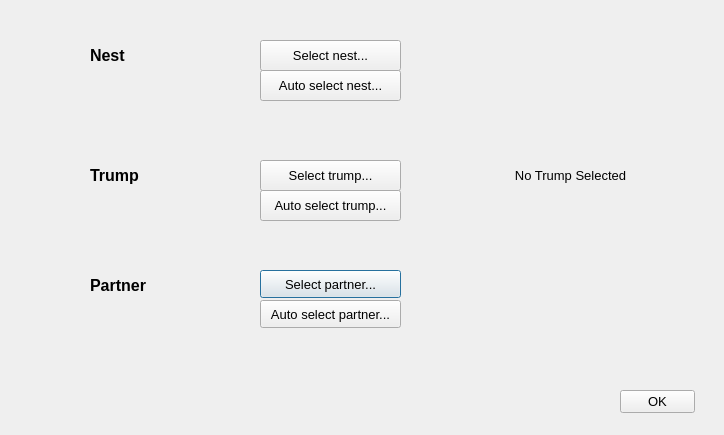
<?xml version="1.0" encoding="UTF-8"?>
<ui version="4.0">
    <class>MiddleDialog</class>
    <widget class="QDialog" name="MiddleDialog">
        <property name="geometry">
            <rect>
                <x>0</x>
                <y>0</y>
                <width>724</width>
                <height>435</height>
            </rect>
        </property>
        <property name="windowTitle">
            <string>Middle Dialog</string>
        </property>
        <widget class="ScaledQLabel" name="trumpCategoryLabel">
            <property name="geometry">
                <rect>
                    <x>90</x>
                    <y>160</y>
                    <width>121</width>
                    <height>31</height>
                </rect>
            </property>
            <property name="font">
                <font>
                    <pointsize>12</pointsize>
                    <weight>75</weight>
                    <bold>true</bold>
                </font>
            </property>
            <property name="text">
                <string>Trump</string>
            </property>
        </widget>
        <widget class="ScaledQPushButton" name="selectPartnerButton">
            <property name="geometry">
                <rect>
                    <x>260</x>
                    <y>270</y>
                    <width>141</width>
                    <height>28</height>
                </rect>
            </property>
            <property name="text">
                <string>Select partner...</string>
            </property>
            <property name="font">
                <font>
                    <pointsize>10</pointsize>
                </font>
            </property>
        </widget>
        <widget class="ScaledQLabel" name="partnerCategoryLabel">
            <property name="geometry">
                <rect>
                    <x>90</x>
                    <y>270</y>
                    <width>131</width>
                    <height>31</height>
                </rect>
            </property>
            <property name="font">
                <font>
                    <pointsize>12</pointsize>
                    <weight>75</weight>
                    <bold>true</bold>
                </font>
            </property>
            <property name="text">
                <string>Partner</string>
            </property>
        </widget>
        <widget class="ScaledQPushButton" name="selectTrumpButton">
            <property name="geometry">
                <rect>
                    <x>260</x>
                    <y>160</y>
                    <width>141</width>
                    <height>31</height>
                </rect>
            </property>
            <property name="text">
                <string>Select trump...</string>
            </property>
            <property name="font">
                <font>
                    <pointsize>10</pointsize>
                </font>
            </property>
        </widget>
        <widget class="ScaledQLabel" name="trumpLabel">
            <property name="geometry">
                <rect>
                    <x>510</x>
                    <y>150</y>
                    <width>121</width>
                    <height>51</height>
                </rect>
            </property>
            <property name="text">
                <string>No Trump Selected</string>
            </property>
            <property name="alignment">
                <set>Qt::AlignCenter</set>
            </property>
            <property name="font">
                <font>
                    <pointsize>10</pointsize>
                </font>
            </property>
        </widget>
        <widget class="ScaledQPushButton" name="okButton">
            <property name="geometry">
                <rect>
                    <x>620</x>
                    <y>390</y>
                    <width>75</width>
                    <height>23</height>
                </rect>
            </property>
            <property name="text">
                <string>OK</string>
            </property>
            <property name="font">
                <font>
                    <pointsize>10</pointsize>
                </font>
            </property>
        </widget>
        <widget class="ScaledQPushButton" name="autoSelectTrumpButton">
            <property name="geometry">
                <rect>
                    <x>260</x>
                    <y>190</y>
                    <width>141</width>
                    <height>31</height>
                </rect>
            </property>
                        <property name="font">
                <font>
                    <pointsize>10</pointsize>
                </font>
            </property>
            <property name="text">
                <string>Auto select trump...</string>
            </property>
        </widget>
        <widget class="ScaledQPushButton" name="autoSelectPartnerButton">
            <property name="geometry">
                <rect>
                    <x>260</x>
                    <y>300</y>
                    <width>141</width>
                    <height>28</height>
                </rect>
            </property>
            <property name="text">
                <string>Auto select partner...</string>
            </property>
            <property name="font">
                <font>
                    <pointsize>10</pointsize>
                </font>
            </property>
        </widget>
        <widget class="ScaledQLabel" name="nestCategoryLabel">
            <property name="geometry">
                <rect>
                    <x>90</x>
                    <y>40</y>
                    <width>121</width>
                    <height>31</height>
                </rect>
            </property>
            <property name="font">
                <font>
                    <pointsize>12</pointsize>
                    <weight>75</weight>
                    <bold>true</bold>
                </font>
            </property>
            <property name="text">
                <string>Nest</string>
            </property>
        </widget>
        <widget class="ScaledQPushButton" name="selectNestButton">
            <property name="geometry">
                <rect>
                    <x>260</x>
                    <y>40</y>
                    <width>141</width>
                    <height>31</height>
                </rect>
            </property>
            <property name="text">
                <string>Select nest...</string>
            </property>
            <property name="font">
                <font>
                    <pointsize>10</pointsize>
                </font>
            </property>
        </widget>
        <widget class="ScaledQPushButton" name="autoSelectNestButton">
            <property name="geometry">
                <rect>
                    <x>260</x>
                    <y>70</y>
                    <width>141</width>
                    <height>31</height>
                </rect>
            </property>
            <property name="text">
                <string>Auto select nest...</string>
            </property>
            <property name="font">
                <font>
                    <pointsize>10</pointsize>
                </font>
            </property>
        </widget>
    </widget>
    <customwidgets>
        <customwidget>
            <class>ScaledQLabel</class>
            <extends>QLabel</extends>
            <header>common.h</header>
        </customwidget>
        <customwidget>
            <class>ScaledQPushButton</class>
            <extends>QPushButton</extends>
            <header>common.h</header>
        </customwidget>
    </customwidgets>
    <resources/>
    <connections/>
</ui>
